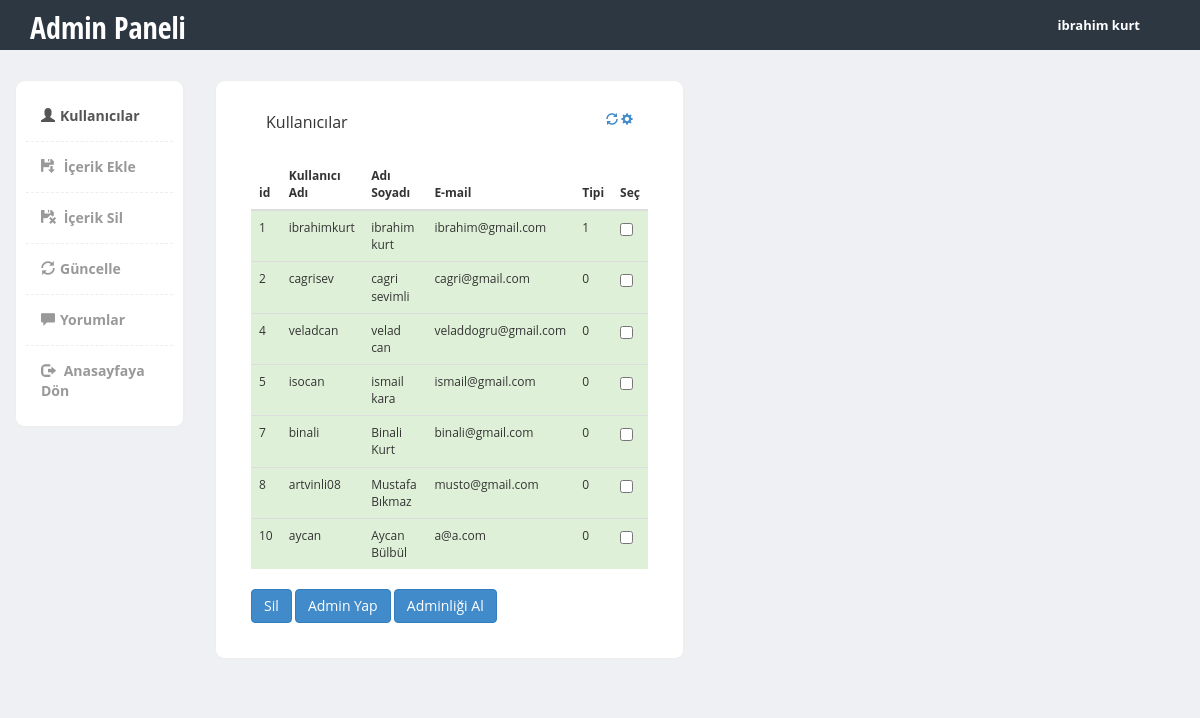
Page /adminPanel/index.php (signed in) on the committed database.
### tables this page shows
CREATE TABLE `kullanicilar`  (
  `id` int(255) NOT NULL AUTO_INCREMENT,
  `Kullanici_Adi` varchar(255) DEFAULT NULL,
  `Sifre` varchar(255) DEFAULT NULL,
  `AdiSoyadi` varchar(255) DEFAULT NULL,
  `email` varchar(255) DEFAULT NULL,
  `tipi` tinyint(255) NOT NULL DEFAULT 0,
  PRIMARY KEY (`id`) USING BTREE
);

### adminPanel/index.php (the view, shortened to what this page needs)
<?php include_once "header.php" ?>
<?php
if(!isset($_SESSION["adi"])){
    header("Location:../giris.php");
}
else {
?>
    <div class="page-content">
    	<div class="row">
		  <div class="col-md-2">
		  	<div class="sidebar content-box" style="display: block;">
                <ul class="nav">
                    <li class="current"><a href="index.php"><i class=" glyphicon glyphicon-user"></i>Kullanıcılar</a></li>
                    <li><a href="Ekleme.php"><i class=" glyphicon glyphicon-floppy-save"></i> İçerik Ekle</a></li>
                    <li><a href="Sil.php"><i class="glyphicon glyphicon-floppy-remove"></i> İçerik Sil</a></li>
                    <li ><a href="Guncelle.php"><i class="glyphicon glyphicon-refresh"></i>Güncelle</a></li>
                    <li ><a href="yorumlar.php"><i class="glyphicon glyphicon-comment"></i>Yorumlar</a></li>
                    <li><a href="../index.php"><i class="glyphicon glyphicon-log-out"></i> Anasayfaya Dön</a></li>
                </ul>
             </div>
		  </div>
      <div class="col-md-10">
        <div class="row">
          <div class="col-md-6">
            <div class="content-box-large">
              <div class="panel-heading">
              <div class="panel-title">Kullanıcılar</div>
              <div class="panel-options">
                <a href="#" data-rel="collapse"><i class="glyphicon glyphicon-refresh"></i></a>
                <a href="#" data-rel="reload"><i class="glyphicon glyphicon-cog"></i></a>
              </div>
            </div>
              <div class="panel-body">
                <form action="" method="get">
                  <table class="table">
                        <thead>
                          <tr>
                            <th>id</th>
                            <th>Kullanıcı Adı</th>
                            <th>Adı Soyadı</th>
                            <th>E-mail</th>
                            <th>Tipi</th>
                            <th>Seç</th>
                          </tr>
                        </thead>
                        <tbody>
                            <?php
                             $sorgu = $db->query("SELECT id,Kullanici_Adi,AdiSoyadi,email,tipi FROM kullanicilar ORDER BY id" , PDO::FETCH_ASSOC);
                             if($sorgu -> rowCount()){
                               foreach ($sorgu as $row) {
                             ?>
                          <tr class="success">
                            <td><?php echo $row['id'] ?></td>
                            <td><?php echo $row['Kullanici_Adi'] ?></td>
                            <td><?php echo $row['AdiSoyadi'] ?></td>
                            <td><?php echo $row['email'] ?></td>
                            <td><?php echo $row['tipi'] ?></td>
                            <td><input type="checkbox" value="<?php echo $row['id'] ?>" name="id" /></td>
                          </tr>
                          <?php
                        } ?>
                        </tbody>
                      </table>
                      <div>
                        <button type="submit" name="sil" value="1" class="btn btn-primary" style="" >Sil</button>
                        <button type="submit" name="adminyap" value="1" class="btn btn-primary" style="" >Admin Yap</button>
                        <button type="submit" name="admincikar" value="1" class="btn btn-primary" style="" >Adminliği Al</button>
                    </div>
                  </form>
                    <?php
                }
                    ?>
              </div>
            </div>
          </div>
        </div>
      </div>
		  	</div>
		  </div>
      <?php } ?>
  </body>
</html>

### adminPanel/header.php (shortened to what this page needs)
<!DOCTYPE html>
<html>
  <head>
    <link href="bootstrap/css/bootstrap.min.css" rel="stylesheet">
    <link href="css/styles.css" rel="stylesheet">
  </head>
  <body>
  	<div class="header">
	     <div class="container">
	        <div class="row">
	           <div class="col-md-5">
	              <div class="logo">
	                 <h1><a href="index.php">Admin Paneli</a></h1>
	              </div>
	           </div>
             <div class="col-md-5">
	              <div class="row">
	                <div class="col-lg-12">
	                </div>
	              </div>
	           </div>
	           <div class="col-md-2">
               <?php
               if(isset($_SESSION["adi"])  )
               {
               ?>
	              <div class="navbar navbar-inverse" role="banner">
	                  <nav class="collapse navbar-collapse bs-navbar-collapse navbar-right" role="navigation">
	                    <ul class="nav navbar-nav">
	                      <li class="dropdown">
	                        <a href="#" class="dropdown-toggle" data-toggle="dropdown" ><?php print $_SESSION['adi']  ?> </a>
	                      </li>
	                    </ul>
	                  </nav>
	              </div>
                <?php } ?>
	           </div>
	        </div>
	     </div>
	</div>

### adminPanel/css/styles.css (style rules this page uses)
body { font-family: 'Open Sans', sans-serif; background-color: #f7f7f7; position: relative; margin: 0px; font-size: 12px; padding: 0px; }
.page-content > .row { margin-left: 0px !important; margin-right: 0px !important; margin-top: 30px; }
.header { height:50px; background-color: #2c3742; }
.header .logo h1 { font-size:30px; margin:0px; padding:10px 0px; }
.header .logo h1 a { color:#fff; font-family: 'Open Sans Condensed', sans-serif; }
.header .navbar * { box-shadow:none !important; }
.header .navbar { background:none !important; border:0px !important; }
.header .navbar .nav > li > a { color:#fff !important; font-size:13px !important; border-bottom:0px !important; margin-top:0px !important; font-weight:bold; }
.header .navbar-collapse { border:0px !important; }
.content-box, .content-box-large { margin-bottom:30px; background:#fff; border-radius:10px; padding:10px; border-left:1px solid #eee; border-top:1px solid #eee; border-right:2px solid #eee; border-bottom:2px solid #eee; }
.content-box-large { padding: 20px; }
.sidebar ul.nav, .sidebar ul.nav ul { list-style: none; padding: 0px; margin: 0px; }
.sidebar .nav > li { margin: 0; border-bottom:1px dashed #eee; }
.sidebar .nav > li:last-child { border-bottom:0px; }
.sidebar .nav > li > a { font-size: 14px; line-height: 20px; padding: 15px 15px; color: #999; display: block; font-weight:bold; background:none; text-decoration: none; border-top:0px; font-weight:bold; }
.sidebar .nav > li > a > i { margin-right:5px; }
.sidebar .nav li a:hover, .sidebar .nav li.current > a { background: #fff; color: #555; border-bottom:0px; }
body { background-color: #eff0f3; }
.panel-heading>.panel-title, .content-box-header .panel-title { float: left; padding: 10px 15px; padding-top: 0px; }
.panel-heading>.panel-options, .content-box-header .panel-options { float: right; padding-right: 15px; }
.panel-heading>.panel-options>a, .content-box-header .panel-options>a { margin-top: 10px; }
.panel-body { clear:both; }

### rows in the picture
kullanicilar: id "1", Kullanici_Adi "ibrahimkurt", AdiSoyadi "ibrahim kurt", email "ibrahim@gmail.com", tipi "1"
kullanicilar: id "2", Kullanici_Adi "cagrisev", AdiSoyadi "cagri sevimli", email "cagri@gmail.com", tipi "0"
kullanicilar: id "4", Kullanici_Adi "veladcan", AdiSoyadi "velad can", email "veladdogru@gmail.com", tipi "0"
kullanicilar: id "5", Kullanici_Adi "isocan", AdiSoyadi "ismail kara", email "ismail@gmail.com", tipi "0"
kullanicilar: id "7", Kullanici_Adi "binali", AdiSoyadi "Binali Kurt", email "binali@gmail.com", tipi "0"
kullanicilar: id "8", Kullanici_Adi "artvinli08", AdiSoyadi "Mustafa Bıkmaz", email "musto@gmail.com", tipi "0"
kullanicilar: id "10", Kullanici_Adi "aycan", AdiSoyadi "Aycan Bülbül", email "a@a.com", tipi "0"

### other values in the picture
$_SESSION['adi'] "ibrahim kurt"
